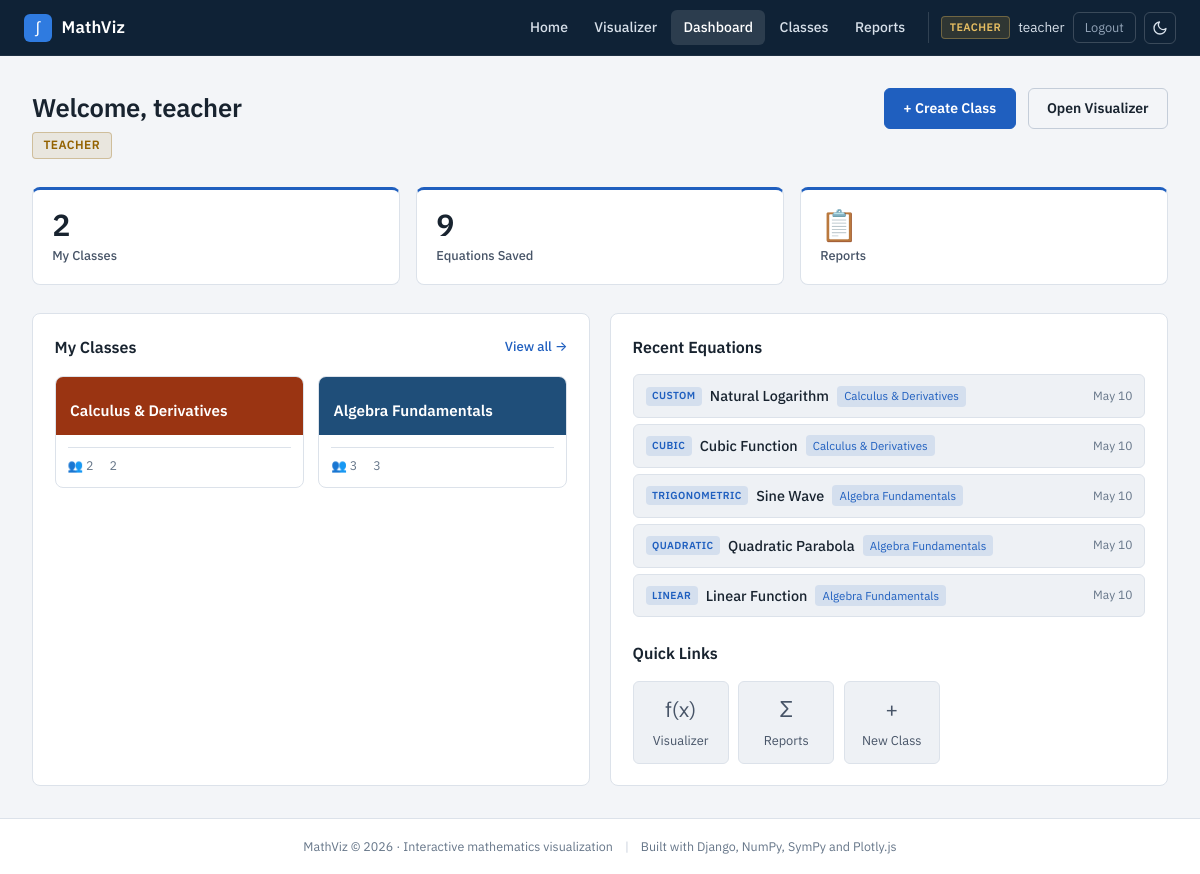
Page /dashboard/ (signed in) on the committed database.
### accounts/models.py (models this page shows, shortened)
class CustomUser(AbstractUser):
    role = models.CharField(max_length=10, choices=ROLE_CHOICES, default='student')
    bio = models.TextField(blank=True)
    created_at = models.DateTimeField(auto_now_add=True)
    def is_teacher(self):
        return self.role == 'teacher' or self.is_superuser

### visualizer/models.py (models this page shows, shortened)
class Classroom(models.Model):
    name = models.CharField(max_length=200)
    description = models.TextField(blank=True)
    subject = models.CharField(max_length=100, blank=True)
    teacher = models.ForeignKey(
        CustomUser, on_delete=models.CASCADE, related_name='taught_classes'
    )
    join_code = models.CharField(max_length=10, unique=True)
    banner_color = models.CharField(max_length=7, default='#1f4e79')
    is_active = models.BooleanField(default=True)
    created_at = models.DateTimeField(auto_now_add=True)
    updated_at = models.DateTimeField(auto_now=True)
    class Meta:
        ordering = ['-created_at']

class Equation(models.Model):
    user = models.ForeignKey(CustomUser, on_delete=models.CASCADE, related_name='equations')
    classroom = models.ForeignKey(
        Classroom, on_delete=models.SET_NULL, null=True, blank=True, related_name='equations'
    )
    title = models.CharField(max_length=200)
    equation_type = models.CharField(max_length=20, choices=EQUATION_TYPES, default='custom')
    expression = models.TextField()
    description = models.TextField(blank=True)
    is_public = models.BooleanField(default=False)
    created_at = models.DateTimeField(auto_now_add=True)
    updated_at = models.DateTimeField(auto_now=True)
    class Meta:
        ordering = ['-created_at']

### visualizer/views.py (the view, shortened to what this page needs)
# urls.py: path('dashboard/', views.dashboard, name='dashboard'),
@login_required
def dashboard(request):
    user = request.user
    if user.is_teacher() or user.is_admin_user():
        taught_classes = Classroom.objects.filter(teacher=user).annotate(
            member_count=Count('memberships'),
            eq_count=Count('equations'),
        ).order_by('-created_at')[:6]
        recent_equations = Equation.objects.filter(user=user).order_by('-created_at')[:5]
        context = {
            'taught_classes': taught_classes,
            'recent_equations': recent_equations,
            'total_classes': taught_classes.count(),
            'total_equations': Equation.objects.filter(user=user).count(),
        }
    return render(request, 'visualizer/dashboard.html', context)

### templates/visualizer/dashboard.html (shortened to what this page needs)
{% extends 'base.html' %}
{% load static %}
{% block content %}
<div class="page-container">
    <div class="page-header">
        <div>
            <h1>Welcome, {{ user.username }}</h1>
            <p class="page-subtitle">
                <span class="user-badge-lg {{ user.role }}">{{ user.get_role_display }}</span>
            </p>
        </div>
        {% if user.is_teacher or user.is_superuser %}
        <div style="display:flex;gap:.75rem">
            <a href="{% url 'create_class' %}" class="btn-primary">+ Create Class</a>
            <a href="{% url 'visualizer' %}" class="btn-outline">Open Visualizer</a>
        </div>
        {% else %}
        <div style="display:flex;gap:.75rem">
            <a href="{% url 'join_class' %}" class="btn-primary">+ Join Class</a>
            <a href="{% url 'visualizer' %}" class="btn-outline">Open Visualizer</a>
        </div>
        {% endif %}
    </div>
    {% if user.is_teacher or user.is_superuser %}
    <div class="stats-row">
        <div class="stat-card">
            <div class="stat-number">{{ total_classes }}</div>
            <div class="stat-label">My Classes</div>
        </div>
        <div class="stat-card">
            <div class="stat-number">{{ total_equations }}</div>
            <div class="stat-label">Equations Saved</div>
        </div>
        <div class="stat-card">
            <a href="{% url 'reports' %}" class="stat-link">
                <div class="stat-number">📋</div>
                <div class="stat-label">Reports</div>
            </a>
        </div>
    </div>
    <div class="dashboard-grid">
        <div class="dash-section">
            <div class="section-title-row">
                <h2>My Classes</h2>
                <a href="{% url 'classes_home' %}" class="link-small">View all →</a>
            </div>
            {% if taught_classes %}
            <div class="classes-grid compact">
                {% for classroom in taught_classes %}
                <a href="{% url 'class_detail' classroom.id %}" class="class-card compact" style="--banner:{{ classroom.banner_color }}">
                    <div class="class-card-banner compact-banner">
                        <div class="class-card-name" style="font-size:.95rem">{{ classroom.name }}</div>
                    </div>
                    <div class="class-card-body" style="padding:.75rem">
                        <div class="class-card-stats">
                            <span>👥 {{ classroom.member_count }}</span>
                            <span>{{ classroom.eq_count }}</span>
                        </div>
                    </div>
                </a>
                {% endfor %}
            </div>
            {% else %}
            <div class="empty-state">
                <div class="empty-icon">∫</div>
                <p>No classes yet. Create one to get started.</p>
                <a href="{% url 'create_class' %}" class="btn-primary">Create First Class</a>
            </div>
            {% endif %}
        </div>
        <div class="dash-section">
            <div class="section-title-row">
                <h2>Recent Equations</h2>
            </div>
            {% if recent_equations %}
            <div class="equations-list">
                {% for eq in recent_equations %}
                <div class="eq-list-item">
                    <div class="eq-list-main">
                        <span class="eq-type-badge sm">{{ eq.get_equation_type_display }}</span>
                        <a href="{% url 'visualizer' %}?eq={{ eq.id }}" class="eq-list-title">{{ eq.title }}</a>
                        {% if eq.classroom %}
                        <span class="class-tag">{{ eq.classroom.name }}</span>
                        {% endif %}
                    </div>
                    <span class="eq-date">{{ eq.created_at|date:"M d" }}</span>
                </div>
                {% endfor %}
            </div>
            {% else %}
            <div class="empty-state">
                <div class="empty-icon">∫</div>
                <p>No equations saved yet.</p>
                <a href="{% url 'visualizer' %}" class="btn-primary">Open Visualizer</a>
            </div>
            {% endif %}
            <div style="margin-top:1.5rem">
                <h2>Quick Links</h2>
                <div class="quick-start-links" style="margin-top:.75rem">
                    <a href="{% url 'visualizer' %}" class="quick-link"><span class="ql-icon">f(x)</span><span>Visualizer</span></a>
                    <a href="{% url 'reports' %}" class="quick-link"><span class="ql-icon">Σ</span><span>Reports</span></a>
                    <a href="{% url 'create_class' %}" class="quick-link"><span class="ql-icon">+</span><span>New Class</span></a>
                </div>
            </div>
        </div>
    </div>
    {% endif %}
</div>
{% endblock %}

### templates/base.html (shortened to what this page needs)
<!DOCTYPE html>
<html lang="en">
<head>
    {% load static %}
    <link rel="stylesheet" href="{% static 'css/style.css' %}">
</head>
<body class="{% block body_class %}{% endblock %}">
<nav class="navbar">
    <a href="{% url 'home' %}" class="nav-brand">
        <span class="brand-icon">∫</span>
        <span class="brand-text">MathViz</span>
    </a>
    <div class="nav-links">
        <a href="{% url 'home' %}" class="nav-link {% if request.resolver_match.url_name == 'home' %}active{% endif %}">Home</a>
        <a href="{% url 'visualizer' %}" class="nav-link {% if request.resolver_match.url_name == 'visualizer' %}active{% endif %}">Visualizer</a>
        {% if user.is_authenticated %}
            <a href="{% url 'dashboard' %}" class="nav-link {% if request.resolver_match.url_name == 'dashboard' %}active{% endif %}">Dashboard</a>
            <a href="{% url 'classes_home' %}" class="nav-link {% if 'class' in request.resolver_match.url_name %}active{% endif %}">Classes</a>
            {% if user.is_teacher or user.is_superuser %}
                <a href="{% url 'reports' %}" class="nav-link {% if request.resolver_match.url_name == 'reports' %}active{% endif %}">Reports</a>
            {% endif %}
            <div class="nav-user">
                <span class="user-badge {{ user.role }}">{{ user.get_role_display }}</span>
                <span class="username">{{ user.username }}</span>
                <a href="{% url 'logout' %}" class="btn-logout">Logout</a>
            </div>
        {% else %}
            <a href="{% url 'login' %}" class="nav-link">Login</a>
            <a href="{% url 'register' %}" class="btn-register">Get Started</a>
        {% endif %}
        <button class="theme-toggle" id="themeToggle" type="button" aria-label="Switch between light and dark theme" title="Switch theme">
            <svg class="icon-moon" viewBox="0 0 24 24" fill="none" stroke="currentColor" stroke-width="2" stroke-linecap="round" stroke-linejoin="round"><path d="M21 12.8A9 9 0 1 1 11.2 3a7 7 0 0 0 9.8 9.8z"/></svg>
        </button>
    </div>
</nav>
<main class="main-content">
    {% block content %}{% endblock %}
</main>
<footer class="footer">
    <div class="footer-inner">
        <span>MathViz &copy; {% now "Y" %} · Interactive mathematics visualization</span>
        <span class="footer-sep">|</span>
        <span>Built with Django, NumPy, SymPy and Plotly.js</span>
    </div>
</footer>
</body>
</html>

### rows in the picture
CustomUser: role "TEACHER", username "teacher"
Classroom: name "Calculus & Derivatives", member_count "2", eq_count "2"
Classroom: name "Algebra Fundamentals", member_count "3", eq_count "3"
Equation: equation_type "CUSTOM", title "Natural Logarithm", classroom.name "Calculus & Derivatives", created_at "May 10"
Equation: equation_type "CUBIC", title "Cubic Function", classroom.name "Calculus & Derivatives", created_at "May 10"
Equation: equation_type "TRIGONOMETRIC", title "Sine Wave", classroom.name "Algebra Fundamentals", created_at "May 10"
Equation: equation_type "QUADRATIC", title "Quadratic Parabola", classroom.name "Algebra Fundamentals", created_at "May 10"
Equation: equation_type "LINEAR", title "Linear Function", classroom.name "Algebra Fundamentals", created_at "May 10"

### other values in the picture
{{ total_classes }} "2"
{{ total_equations }} "9"
